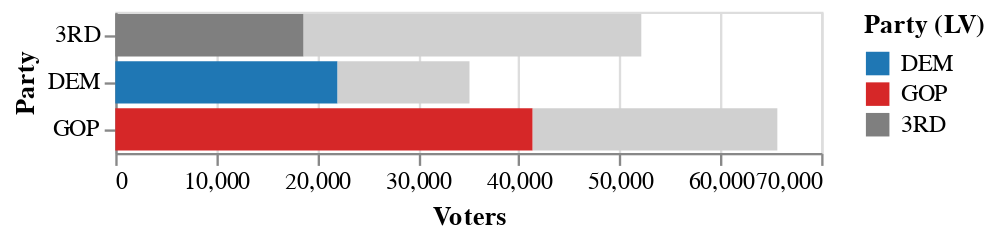

Notebook code for this chart:
### Code cell
av_lv_stack = (
    alt.Chart(df)
    .transform_filter("datum.av + datum.lv > 0")
    .transform_fold(["lv", "av"], as_=["segment", "count"])
    .transform_calculate(
      total_registered="datum.av + datum.lv"
    )
    .mark_bar()
    .encode(
        y=alt.Y("party:N", title="Party"),
        x=alt.X("count:Q", stack="zero", title="Voters"),
        color=alt.condition(
            "datum.segment === 'lv'",
            alt.Color(
                "party:N",
                title="Party (LV)",
                scale=alt.Scale(
                    domain=list(party_colors.keys()),
                    range=list(party_colors.values()),
                ),
            ),
            alt.value("#d0d0d0"),  # gray for AV remainder
        ),
        tooltip=[
            "party:N",
            alt.Tooltip("lv:Q", format=",", title="likely voters"),
            alt.Tooltip("av:Q", format=",", title="other registered voters"),
            alt.Tooltip("total_registered:Q", format=",", title="total registered voters"),
        ],
    )
)

av_lv_stack

### Figure 1 — Vega-Lite specification as saved in the notebook (floating-point values rounded to 4 significant figures)
{"config": {"view": {"continuousWidth": 300, "continuousHeight": 300}}, "data": {"name": "data-b63bb560eb28b3b32787b8bea17a6e01"}, "mark": {"type": "bar"}, "encoding": {"color": {"condition": {"test": "datum.segment === 'lv'", "field": "party", "scale": {"domain": ["DEM", "GOP", "3RD"], "range": ["#1f77b4", "#d62728", "#7f7f7f"]}, "title": "Party (LV)", "type": "nominal"}, "value": "#d0d0d0"}, "tooltip": [{"field": "party", "type": "nominal"}, {"field": "lv", "format": ",", "title": "likely voters", "type": "quantitative"}, {"field": "av", "format": ",", "title": "other registered voters", "type": "quantitative"}, {"field": "total_registered", "format": ",", "title": "total registered voters", "type": "quantitative"}], "x": {"field": "count", "stack": "zero", "title": "Voters", "type": "quantitative"}, "y": {"field": "party", "title": "Party", "type": "nominal"}}, "transform": [{"filter": "datum.av + datum.lv > 0"}, {"fold": ["lv", "av"], "as": ["segment", "count"]}, {"calculate": "datum.av + datum.lv", "as": "total_registered"}], "$schema": "https://vega.github.io/schema/vega-lite/v5.20.1.json", "datasets": {"data-b63bb560eb28b3b32787b8bea17a6e01": [{"party": "GOP", "av": 24264, "lv": 41388}, {"party": "3RD", "av": 33486, "lv": 18674}, {"party": "DEM", "av": 13084, "lv": 22040}]}}
